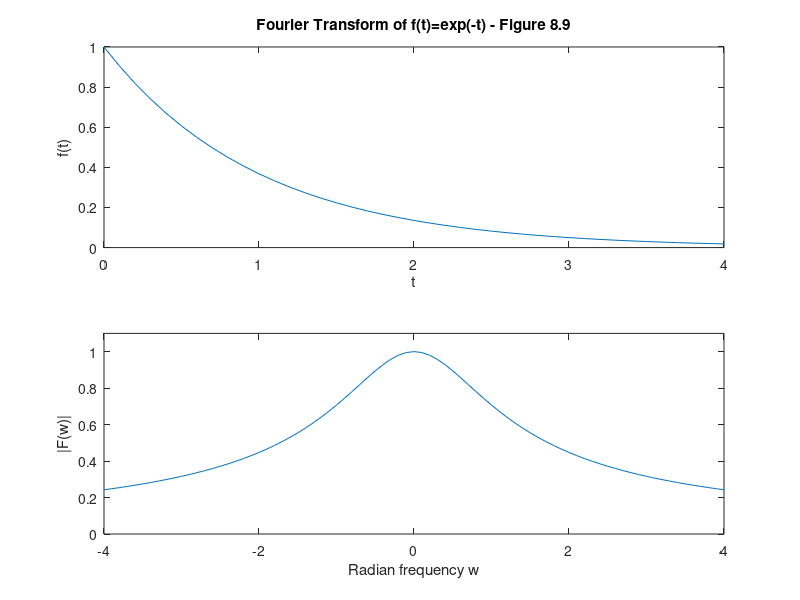

Write MATLAB code to recreate this figure.
% EX8_10.M Plot f(t)=exp(-t), t=[0,4] and 
%  the magnitude of the Fourier transform 
%
t=[0:.1:4];               % Range in time
foft=exp(-t);             %
% Plot magnitude of F(w)
w=[-4:.1:4];
Fw=1./(sqrt(1+w.^2));     % Fourier transform
%
clf                       % Clear any figures
subplot(2,1,1), plot(t,foft)
xlabel('t')
ylabel('f(t)')
title('Fourier Transform of f(t)=exp(-t) - Figure 8.9')	
subplot(2,1,2), plot(w,Fw)
axis([-4 4 0 1.1])
xlabel('Radian frequency w')
ylabel('|F(w)|')
 
